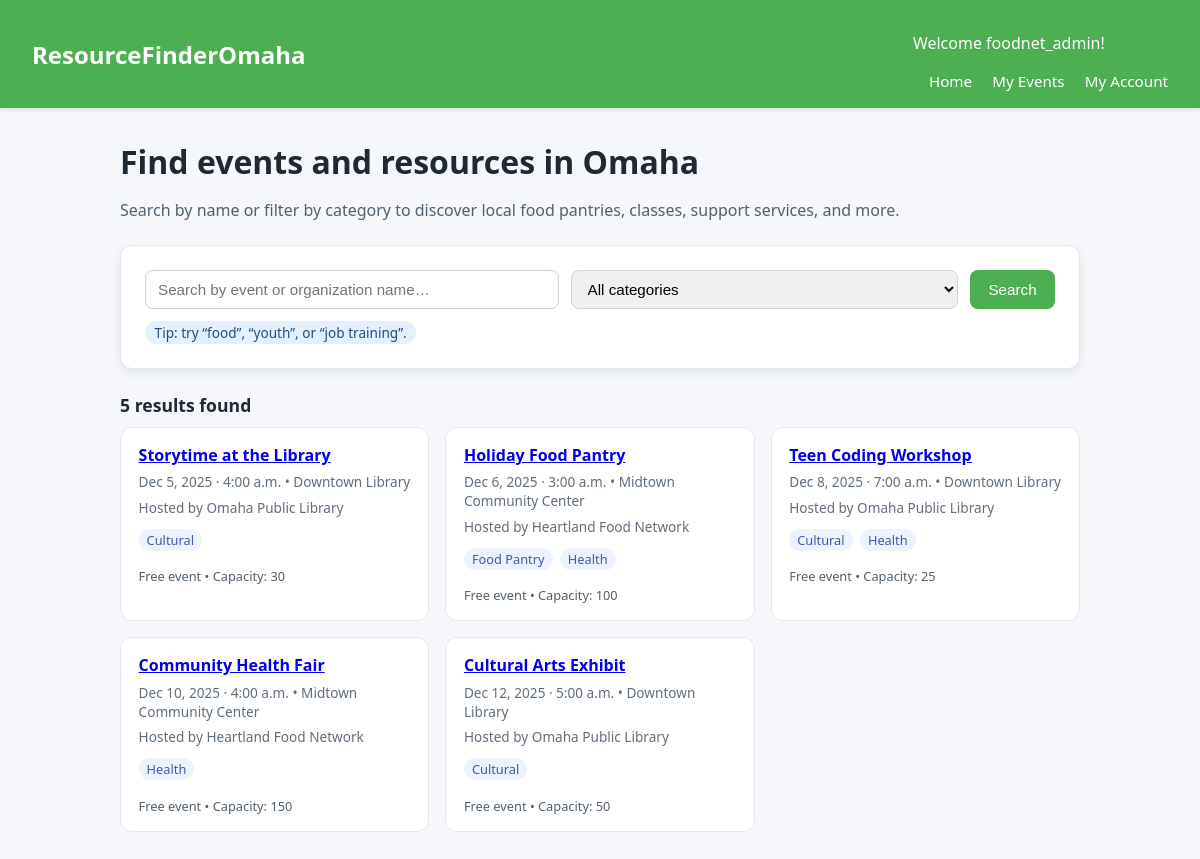
/accounts/profile/ (signed in), run on the app's committed database.
### events/models.py (models this page shows, shortened)
class TimeStamped(models.Model):
    created_at = models.DateTimeField(auto_now_add=True)
    updated_at = models.DateTimeField(auto_now=True)
    class Meta:
        abstract = True

class Event(TimeStamped):
    org = models.ForeignKey(Organization, on_delete=models.CASCADE, related_name="events")
    title = models.CharField(max_length=200)
    description = models.TextField(blank=True)
    start_at = models.DateTimeField()
    end_at = models.DateTimeField(null=True, blank=True)
    location = models.ForeignKey(Location, on_delete=models.PROTECT, related_name="events")
    is_free = models.BooleanField(default=True)
    url = models.URLField(blank=True)
    capacity = models.PositiveIntegerField(null=True, blank=True)
    categories = models.ManyToManyField(Category, related_name="events", blank=True)
    is_published = models.BooleanField(default=True)
    class Meta:
        indexes = [
            models.Index(fields=["start_at"]),
            models.Index(fields=["is_published"]),
        ]
        ordering = ["start_at"]

class Location(TimeStamped):
    name = models.CharField(max_length=120, blank=True)
    address1 = models.CharField(max_length=200, blank=True)
    address2 = models.CharField(max_length=200, blank=True)
    city = models.CharField(max_length=80, default="Omaha")
    state = models.CharField(max_length=2, default="NE")
    postal_code = models.CharField(max_length=15, blank=True)
    latitude = models.FloatField(null=True, blank=True)
    longitude = models.FloatField(null=True, blank=True)

class Organization(TimeStamped):
    org = models.OneToOneField(User, on_delete=models.CASCADE) # link extra info to user
    name = models.CharField(max_length=150, unique=True)
    description = models.TextField(blank=True)
    website = models.URLField(blank=True)
    email = models.EmailField(blank=True)
    phone = models.CharField(max_length=30, blank=True)
    is_verified = models.BooleanField(default=False)

class Category(models.Model):
    name = models.CharField(max_length=80, unique=True)
    slug = models.SlugField(max_length=100, unique=True)
    class Meta: #sorts alphabetically
        ordering = ["name"]

### events/views.py (the view)
# urls.py: 2. Add a URL to urlpatterns:  path('', views.home, name='home')
def home(request):
    query = request.GET.get("q", "").strip()
    category_slug = request.GET.get("category", "").strip()
    events = Event.objects.filter(is_published=True).order_by("start_at")
    if query:
        events = events.filter(
            models.Q(title__icontains=query)
            | models.Q(org__name__icontains=query)
        )
    if category_slug:
        events = events.filter(categories__slug=category_slug)
    events = events.distinct()
    categories = Category.objects.order_by("name")
    is_org = request.user.groups.filter(name='Organizations').exists()
    context = {
        "events": events,
        "categories": categories,
        "query": query,
        "selected_category": category_slug,
        "is_org": is_org
    }
    return render(request, "home.html", context)

### events/templates/home.html (shortened to what this page needs)
{% extends "base.html" %}
{% block content %}
  <h1 class="page-title">Find events and resources in Omaha</h1>
  <p class="page-subtitle">
    Search by name or filter by category to discover local food pantries, classes,
    support services, and more.
  </p>
  <section class="search-card">
    <form method="get" action="{% url 'home' %}">
      <div class="search-row">
        <input
          type="text"
          name="q"
          placeholder="Search by event or organization name…"
          value="{{ query|default:'' }}"
        />
        <select name="category">
          <option value="">All categories</option>
        </select>
        <button type="submit">Search</button>
      </div>
    </form>
    <div class="pill-row">
      {% if query or selected_category %}
        <span>Filters applied</span>
      {% else %}
        <span>Tip: try “food”, “youth”, or “job training”.</span>
      {% endif %}
    </div>
  </section>
  {% if events %}
    <section>
      <h2 style="font-size:1.1rem; margin-bottom:0.6rem;">
        {{ events|length }} result{{ events|length|pluralize }} found
      </h2>
      <div class="events-grid">
        {% for event in events %}
          <article class="event-card">
            <div class="event-title">
             <a href="{% url 'eventDetail' event.id %}">{{event.title}}</a>
            </div>
            <div class="event-meta">
              {{ event.start_at|date:"M j, Y · g:i a" }}
              {% if event.location %}
                • {{ event.location.name|default:event.location.address1 }}
              {% endif %}
            </div>
            {% if event.org %}
              <div class="event-meta">
                Hosted by {{ event.org.name }}
              </div>
            {% endif %}
            {% if event.categories.all %}
              <div class="event-tags">
                {% for cat in event.categories.all %}
                  <span>{{ cat.name }}</span>
                {% endfor %}
              </div>
            {% endif %}
            <div class="event-footer">
              {% if event.is_free %}
                Free event
              {% else %}
                Paid event
              {% endif %}
              {% if event.capacity %}
                • Capacity: {{ event.capacity }}
              {% endif %}
            </div>
          </article>
        {% endfor %}
      </div>
    </section>
  {% else %}
    <div class="empty-state">
      <strong>No events match this search yet.</strong>
      Try clearing filters or using a more general keyword.
    </div>
  {% endif %}
{% endblock %}

### events/templates/base.html (shortened to what this page needs)
<!doctype html>
<html lang="en">
<head>
</head>
<body>
  <header>
    <div class="logo">ResourceFinderOmaha</div>
    <nav>
      <p class="hello-name">Welcome {{ user.username }}!</p>
      <a href="{% url 'home' %}">Home</a>
      <a href="{% url 'myevents' %}">My Events</a>
      <a href="#">My Account</a>
    </nav>
  </header>
  <main>
    {% block content %}{% endblock %}
  </main>
</body>
</html>

### events/templates/base.html (style rules this page uses)
body { margin: 0; font-family: system-ui, -apple-system, BlinkMacSystemFont, "Segoe UI", sans-serif; background: #f5f7fa; color: #1f2933; }
header { background: #4CAF50; color: white; padding: 1rem 2rem; box-shadow: 0 2px 4px rgba(0,0,0,0.1); display: flex; align-items: center; justify-content: space-between; }
header .logo { font-size: 1.5rem; font-weight: 700; }
header nav a { color: white; text-decoration: none; margin-left: 1rem; font-size: 0.95rem; }
main { max-width: 960px; margin: 2rem auto; padding: 0 1rem 3rem; }
.page-title { font-size: 2rem; margin-bottom: 0.5rem; }
.page-subtitle { color: #52606d; margin-bottom: 1.5rem; }
.search-card { background: white; padding: 1.5rem; border-radius: 0.75rem; box-shadow: 0 4px 10px rgba(15, 23, 42, 0.08); margin-bottom: 1.5rem; border: 1px solid #e4e7eb; }
.search-row { display: flex; flex-wrap: wrap; gap: 0.75rem; margin-bottom: 0.75rem; }
.search-row input[type="text"], .search-row select { flex: 1 1 200px; padding: 0.55rem 0.75rem; border-radius: 0.5rem; border: 1px solid #cbd2d9; font-size: 0.95rem; }
.search-row button { padding: 0.55rem 1.15rem; border-radius: 0.5rem; border: none; background: #4CAF50; color: white; cursor: pointer; font-size: 0.95rem; font-weight: 500; }
.pill-row { margin-top: 0.5rem; font-size: 0.85rem; color: #52606d; }
.pill-row span { display: inline-block; padding: 0.15rem 0.6rem; border-radius: 999px; background: #e4f0ff; color: #1f4f7f; margin-right: 0.4rem; }
.events-grid { display: grid; grid-template-columns: repeat(auto-fit, minmax(260px, 1fr)); gap: 1rem; }
.event-card { background: white; border-radius: 0.75rem; border: 1px solid #e4e7eb; padding: 1rem 1.1rem; display: flex; flex-direction: column; gap: 0.4rem; }
.event-title { font-weight: 600; font-size: 1rem; }
.event-meta { font-size: 0.85rem; color: #616e7c; }
.event-tags { margin-top: 0.35rem; font-size: 0.8rem; }
.event-tags span { display: inline-block; padding: 0.12rem 0.5rem; border-radius: 999px; background: #edf2ff; color: #4257b2; margin-right: 0.25rem; margin-bottom: 0.25rem; }
.event-footer { margin-top: 0.4rem; font-size: 0.8rem; color: #52606d; }

### data on the page
Event: title "Storytime at the Library", start_at "Dec 5, 2025 · 4:00 a.m.", location.name "Downtown Library", org.name "Omaha Public Library", is_free "Free event", capacity "30"
Category: name "Cultural"
Event: title "Holiday Food Pantry", start_at "Dec 6, 2025 · 3:00 a.m.", location.name "Midtown Community Center", org.name "Heartland Food Network", is_free "Free event", capacity "100"
Category: name "Food Pantry"
Category: name "Health"
Event: title "Teen Coding Workshop", start_at "Dec 8, 2025 · 7:00 a.m.", location.name "Downtown Library", org.name "Omaha Public Library", is_free "Free event", capacity "25"
Event: title "Community Health Fair", start_at "Dec 10, 2025 · 4:00 a.m.", location.name "Midtown Community Center", org.name "Heartland Food Network", is_free "Free event", capacity "150"
Event: title "Cultural Arts Exhibit", start_at "Dec 12, 2025 · 5:00 a.m.", location.name "Downtown Library", org.name "Omaha Public Library", is_free "Free event", capacity "50"

### other printed values
{{ user.username }} "foodnet_admin"
{{ events|length }} "5"
